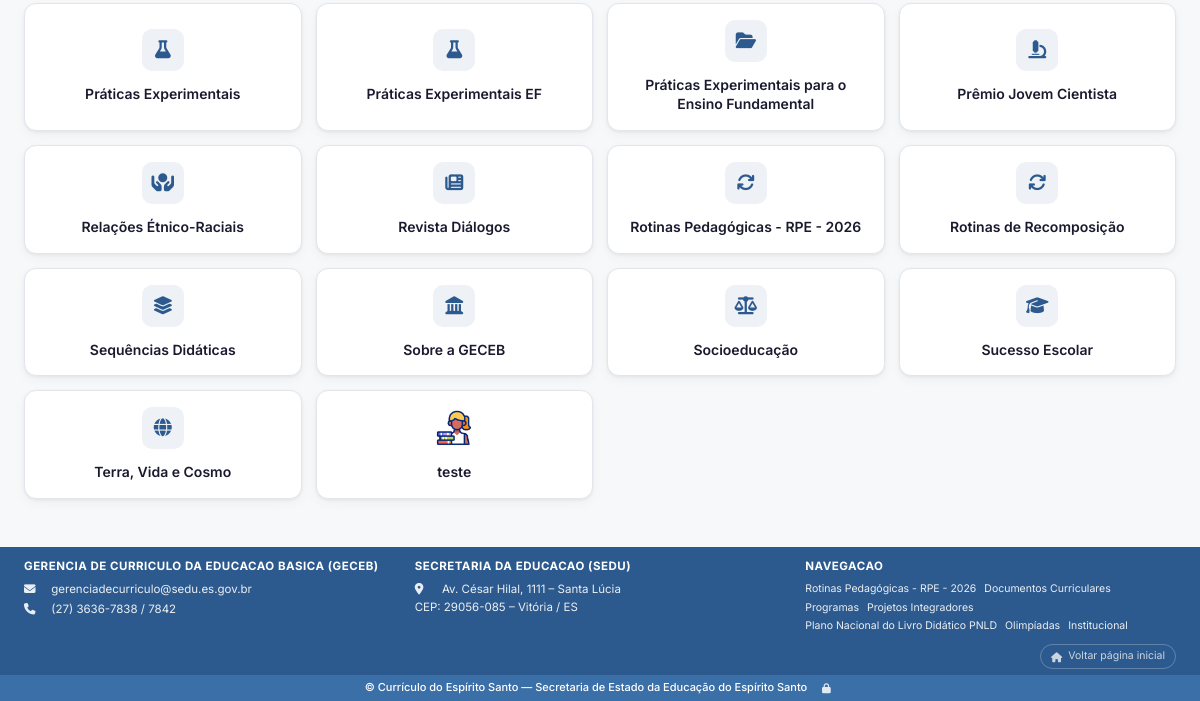
/categoria/documentos-curriculares/ (lower part), run on an earlier commit of the app's database.
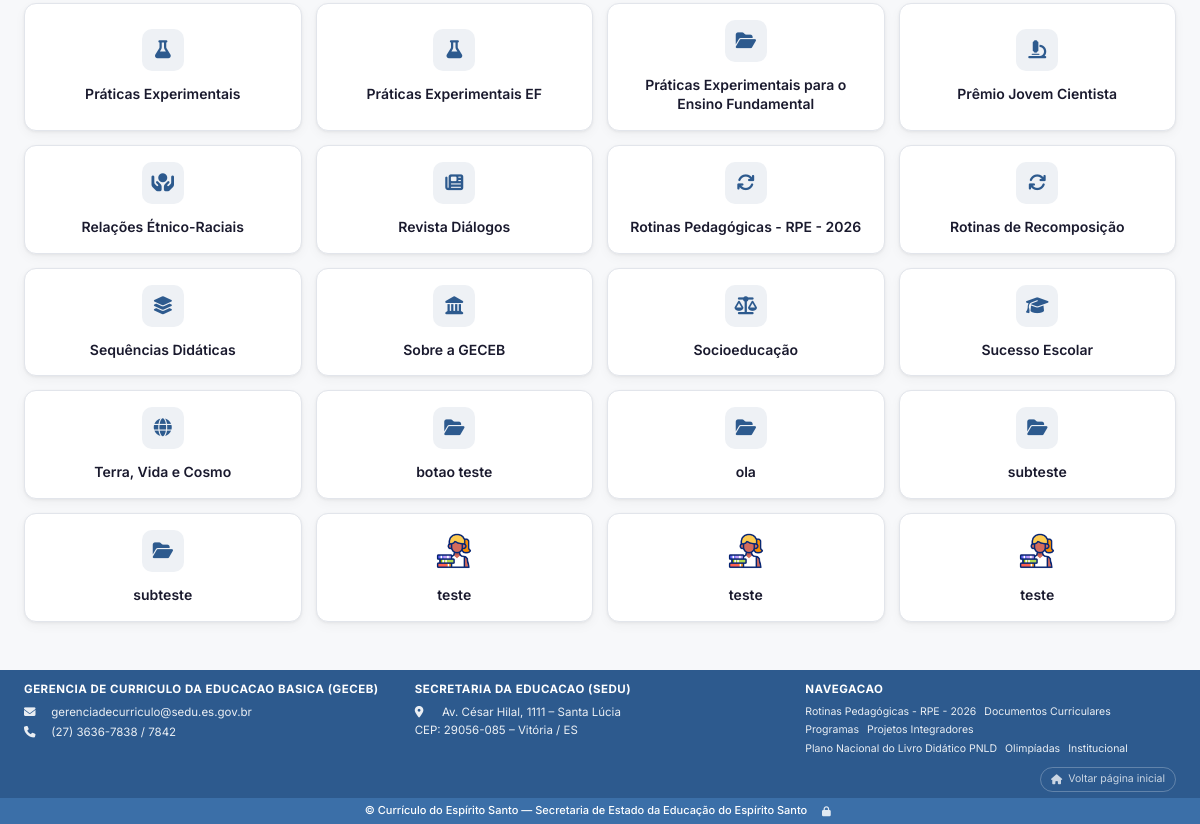
And on a later commit of the database.
### conteudo/models.py (models this page shows, shortened)
class Categoria(models.Model):
    nome = models.CharField('Nome', max_length=200)
    slug = models.SlugField('URL amigável', max_length=200, unique=True, blank=True)
    descricao = models.TextField('Descrição', blank=True)
    icone = models.CharField(
        'Ícone', max_length=50, blank=True,
        help_text='Nome do ícone (ex: fas fa-book, fas fa-trophy)'
    )
    icone_imagem = models.FileField(
        'Ícone personalizado (imagem)', upload_to='icones_categoria/', blank=True, null=True,
        help_text='Envie uma imagem para usar como ícone deste botão, no lugar do ícone '
                  'automático/Font Awesome. Aceita qualquer formato (PNG, JPG, SVG, ICO, '
                  'WEBP...). Use uma imagem com fundo transparente para não prejudicar a '
                  'estética do botão. A imagem é ajustada automaticamente ao espaço do '
                  'ícone (sem cortar) tanto no botão principal quanto em subbotões. Se '
                  'preenchido, tem prioridade sobre o ícone escolhido.'
    )
    imagem = models.ImageField('Imagem de capa', upload_to='categorias/', blank=True, null=True)
    ordem = models.PositiveIntegerField('Ordem no menu', default=0)
    ativa = models.BooleanField('Ativa', default=True)
    categoria_pai = models.ForeignKey(
        'self', on_delete=models.CASCADE, null=True, blank=True,
        related_name='subcategorias', verbose_name='Categoria pai'
    )
    mostrar_menu_superior = models.BooleanField(
        'Aparecer na barra superior do site', default=False,
        help_text='Se marcado, o botão aparece na barra azul do topo da página '
                  'inicial e na lista "Navegação" do rodapé. Se desmarcado, some '
                  'dessas duas barras (mas a página da categoria continua existindo). '
                  'Vale apenas para botões do nível principal.'
    )
    mostrar_navegue_area = models.BooleanField(
        'Aparecer no "Navegue por área"', default=False,
        help_text='Se marcado, o botão aparece na seção "Navegue por área" da '
                  'página inicial. Se desmarcado, não aparece lá. '
                  'Vale apenas para botões do nível principal.'
    )
    mostrar_area_central = models.BooleanField(
        'Aparecer na área central (ao lado do Currículo Atual)', default=False,
        help_text='Se marcado, o botão aparece centralizado na página inicial, '
                  'ao lado do botão "Currículo Atual". Independente da barra '
                  'superior — pode marcar um, outro, os dois ou nenhum. A ordem '
                  'de exibição usa o mesmo campo "Ordem no menu". '
                  'Vale apenas para botões do nível principal.'
    )
    url_externa = models.URLField(
        'URL / Link de acesso externo', max_length=500, blank=True,
        help_text='Opcional. Se preenchido, ao clicar neste botão o visitante '
                  'será direcionado para este endereço externo em vez de abrir '
                  'a página interna da categoria.'
    )
    mostrar_conteudos_recentes = models.BooleanField(
        'Aparecer em Conteúdos Recentes', default=False,
        help_text='Se marcado, os conteúdos desta categoria poderão aparecer '
                  'automaticamente na área "Conteúdos Recentes" da página inicial.'
    )
    class Meta:
        verbose_name = 'Categoria'
        verbose_name_plural = 'Categorias'
        ordering = ['ordem', 'nome']
    @property
    def icone_display(self):
        if self.icone:
            return self.icone
        return icone_por_texto(self.nome, fallback='fas fa-folder-open')
    @property
    def link_externo(self):
        url = (self.url_externa or '').strip()
        if not url:
            return ''
        if '://' in url or url.startswith(('mailto:', 'tel:', '//', '#', '/')):
            return url
        return 'https://' + url

class ConfiguracaoSite(models.Model):
    nome_site = models.CharField('Nome do site', max_length=200, default='Currículo do Espírito Santo')
    descricao = models.TextField('Descrição', default='Currículo da Educação Básica do Espírito Santo')
    home_titulo = models.CharField(
        'Título da página inicial', max_length=200,
        default='Currículo do Espírito Santo'
    )
    home_texto = models.TextField(
        'Texto da página inicial', blank=True,
        default='<p>Referencial curricular da Educação Básica, elaborado em regime de colaboração entre Estado e municípios.</p>'
    )
    email_contato = models.EmailField('E-mail de contato', default='gerenciadecurriculo@sedu.es.gov.br')
    telefone = models.CharField('Telefone', max_length=50, default='(27) 3636-7838 / 7842')
    endereco = models.TextField(
        'Endereço',
        default='Av. César Hilal, 1111 – Santa Lúcia\nCEP: 29056-085 – Vitória / ES'
    )
    logo = models.ImageField('Logo', upload_to='config/', blank=True, null=True)
    favicon = models.ImageField('Favicon', upload_to='config/', blank=True, null=True)
    rodape_col1_titulo = models.CharField('Rodape: titulo coluna 1', max_length=200, blank=True, default='GERENCIA DE CURRICULO DA EDUCACAO BASICA (GECEB)')
    rodape_col1_html = models.TextField('Rodape: conteudo coluna 1 (HTML)', blank=True)
    rodape_col2_titulo = models.CharField('Rodape: titulo coluna 2', max_length=200, blank=True, default='SECRETARIA DA EDUCACAO (SEDU)')
    rodape_col2_html = models.TextField('Rodape: conteudo coluna 2 (HTML)', blank=True)
    rodape_col3_titulo = models.CharField('Rodape: titulo coluna 3', max_length=200, blank=True, default='Navegacao')
    rodape_col3_html = models.TextField('Rodape: conteudo coluna 3 (HTML)', blank=True, help_text='Se vazio, exibe links automaticos das categorias do menu.')
    rodape_copyright = models.CharField('Rodape: texto copyright', max_length=300, blank=True)
    rodape_imagem = models.ImageField('Rodape: imagem/logo', upload_to='config/', blank=True, null=True)
    class Meta:
        verbose_name = 'Configuração do site'
        verbose_name_plural = 'Configuração do site'
    @classmethod
    def get_config(cls):
        config, _ = cls.objects.get_or_create(pk=1)
        return config

### conteudo/views.py (the view, shortened to what this page needs)
# urls.py: path('categoria/<slug:slug>/', views.categoria_detalhe, name='categoria'),
def categoria_detalhe(request, slug):
    categoria = get_object_or_404(Categoria, slug=slug, ativa=True)
    subcategorias = categoria.subcategorias.filter(ativa=True).order_by('nome')
    if slug == SLUG_INDICE_GERAL:
        botoes = Categoria.objects.filter(
            ativa=True, categoria_pai__isnull=False
        ).order_by('nome')
        banners_cat = Banner.objects.filter(ativo=True, categoria=categoria)
        return render(request, 'categoria.html', {
            'categoria': categoria,
            'botoes': botoes,
            'pagina_indice': True,
            'banners': banners_cat,
        })

### conteudo/context_processors.py (called while the page is built)
def site_config(request):
    return {
        'config': ConfiguracaoSite.get_config(),
        'menu_categorias': Categoria.objects.filter(
            ativa=True, categoria_pai__isnull=True, mostrar_menu_superior=True
        ),
    }

### conteudo/models.py (called while the page is built)
def icone_por_texto(texto, fallback='fas fa-file-lines'):
    texto = (texto or '').lower()
    for palavras, icone in ICONES_CRIATIVOS:
        if any(p in texto for p in palavras):
            return icone
    return fallback

### inteligencia/ua_parser.py (called while the page is built, shortened)
def detectar_dispositivo(ua):
    if not ua:
        return 'desktop'

def detectar_navegador(ua):
    if not ua:
        return 'Outro'

### templates/categoria.html (shortened to what this page needs)
{% extends 'base.html' %}
{% block content %}
<section class="section">
    <div class="container">
    {% if pagina_indice %}
        <div class="topic-grid">
            {% for botao in botoes %}
            <a href="{% if botao.link_externo %}{{ botao.link_externo }}{% else %}{% url 'conteudo:categoria' botao.slug %}{% endif %}"
               class="topic-btn{% if botao.estilo.pulsante %} btn-pulse{% endif %}{% if botao.estilo.classe_tamanho %} {{ botao.estilo.classe_tamanho }}{% endif %}"
               title="{{ botao.nome }}">
                <span class="topic-icon{% if botao.icone_imagem %} sem-fundo{% endif %}">
                    {% if botao.icone_imagem %}<img src="{{ botao.icone_imagem.url }}" alt="" class="icone-personalizado">
                    {% else %}<i class="{{ botao.icone_display }}"></i>{% endif %}
                </span>
                <span class="topic-label">{{ botao.nome }}</span>
            </a>
            {% endfor %}
        </div>
    {% endif %}
    </div>
</section>
{% endblock %}

### templates/base.html (shortened to what this page needs)
{% load static %}
<!DOCTYPE html>
<html lang="pt-BR">
<head>
    <link rel="stylesheet" href="https://cdnjs.cloudflare.com/ajax/libs/font-awesome/6.5.1/css/all.min.css">
    <link rel="stylesheet" href="{% static 'css/style.css' %}?v=20260717-1">
</head>
<body>
<main class="main">
    {% block content %}{% endblock %}
</main>
<footer class="footer">
    <div class="container footer-inner">
        <div class="footer-info">
            <h3>{{ config.rodape_col1_titulo|default:"GERÊNCIA DE CURRÍCULO DA EDUCAÇÃO BÁSICA (GECEB)" }}</h3>
            {% if config.rodape_col1_html %}{{ config.rodape_col1_html|safe }}{% else %}
            <p><i class="fas fa-envelope"></i> {{ config.email_contato }}</p>
            <p><i class="fas fa-phone"></i> {{ config.telefone }}</p>
            {% endif %}
        </div>
        <div class="footer-info">
            <h3>{{ config.rodape_col2_titulo|default:"SECRETARIA DA EDUCAÇÃO (SEDU)" }}</h3>
            {% if config.rodape_col2_html %}{{ config.rodape_col2_html|safe }}{% else %}
            <p><i class="fas fa-map-marker-alt"></i> {{ config.endereco|linebreaksbr }}</p>
            {% endif %}
        </div>
        <div class="footer-links">
            <h3>{{ config.rodape_col3_titulo|default:"Navegação" }}</h3>
            {% if config.rodape_col3_html %}{{ config.rodape_col3_html|safe }}{% else %}
            {% for cat in menu_categorias %}
            <a href="{% url 'conteudo:categoria' cat.slug %}">{{ cat.nome }}</a>
            {% endfor %}
            {% endif %}
        </div>
    </div>
    <div class="container footer-voltar-wrap">
        <a href="{% url 'conteudo:home' %}"
           class="footer-voltar-inicio{% if request.path != '/' %} pulse{% endif %}"
           title="Voltar à página inicial">
            <i class="fas fa-house"></i> Voltar página inicial
        </a>
    </div>
    <div class="footer-bottom">
        <div class="container footer-bottom-inner">
            <p>{% if config.rodape_copyright %}{{ config.rodape_copyright }}{% else %}&copy; {{ config.nome_site }} — Secretaria de Estado da Educação do Espírito Santo{% endif %}</p>
            <a href="/admin/" class="admin-access-btn" title="Área administrativa">
                <i class="fas fa-lock"></i>
            </a>
        </div>
    </div>
</footer>
</body>
</html>

### static/css/style.css (style rules this page uses)
:root { --primary: #2d5a8e; --primary-light: #2d5a8e; --primary-dark: #0f1f33; --accent: #e8593c; --accent-light: #ff7a5c; --success: #10b981; --warning: #f59e0b; --bg: #f7f8fa; --bg-alt: #eef1f5; --surface: #ffffff; --text: #1a1a2e; --text-secondary: #5a5f7a; --text-muted: #9ca3af; --border: #e2e5eb; --radius: 12px; --radius-sm: 8px; --shadow: 0 1px 3px rgba(0,0,0,0.06), 0 4px 12px rgba(0,0,0,0.04); --shadow-lg: 0 4px 20px rgba(0,0,0,0.08); --transition: 0.2s ease; }
*, *::before, *::after { box-sizing: border-box; margin: 0; padding: 0; }
body { font-family: 'Inter', -apple-system, BlinkMacSystemFont, sans-serif; color: var(--text); background: var(--bg); line-height: 1.6; -webkit-font-smoothing: antialiased; display: flex; flex-direction: column; min-height: 100vh; }
.main { flex: 1; }
img { max-width: 100%; height: auto; display: block; }
.container { max-width: 1200px; margin: 0 auto; padding: 0 24px; }
.section { padding: 48px 0; }
.topic-grid { display: grid; grid-template-columns: repeat(auto-fill, minmax(260px, 1fr)); gap: 14px; margin-top: 8px; }
.footer { background: var(--primary); color: #ffffff; padding: 20px 0 0; }
.footer-inner { display: grid; grid-template-columns: 1fr 1fr 1fr; gap: 16px 24px; padding-bottom: 16px; }
.footer-info h3, .footer-links h3 { font-size: 13px; font-weight: 700; text-transform: uppercase; letter-spacing: 0.5px; margin-bottom: 8px; opacity: 1; color: #ffffff; }
.footer-info p { font-size: 13px; opacity: 0.9; margin-bottom: 4px; color: #ffffff; }
.footer-info i { margin-right: 8px; width: 16px; }
.footer-links { display: flex; flex-wrap: wrap; align-items: flex-start; align-content: flex-start; gap: 0 2px; }
.footer-links h3 { flex-basis: 100%; }
.footer-links a { font-size: 11px; opacity: 0.9; color: #ffffff; padding: 1px 6px 1px 0; white-space: nowrap; transition: opacity var(--transition); }
.footer-bottom { background: #3b6fa8; border-top: none; padding: 4px 0; font-size: 11px; color: #ffffff; opacity: 1; }
.footer-bottom-inner { display: flex; align-items: center; justify-content: center; gap: 10px; line-height: 1.2; white-space: nowrap; flex-wrap: nowrap; }
.footer-bottom-inner p { margin: 0; color: #ffffff; font-weight: 500; }
.admin-access-btn { display: inline-flex; align-items: center; justify-content: center; width: 18px; height: 18px; border-radius: 50%; color: rgba(255,255,255,0.85); font-size: 10px; transition: color 0.2s; text-decoration: none; flex-shrink: 0; }
.icone-personalizado { width: 100%; height: 100%; max-width: 100%; max-height: 100%; object-fit: contain; padding: 14%; box-sizing: border-box; }
.category-icon.sem-fundo, .topic-icon.sem-fundo { background: none; overflow: hidden; }
.category-icon.sem-fundo .icone-personalizado, .topic-icon.sem-fundo .icone-personalizado { object-fit: cover; padding: 0; }
.footer-voltar-wrap { display: flex; justify-content: flex-end; padding-bottom: 12px; }
.footer-voltar-inicio { display: inline-flex; align-items: center; gap: 6px; padding: 4px 11px; font-size: 11px; color: rgba(255, 255, 255, 0.75); border: 1px solid rgba(255, 255, 255, 0.25); border-radius: 999px; white-space: nowrap; }
.footer-voltar-inicio i { font-size: 10px; }
.footer-voltar-inicio.pulse { animation: voltarPulse 2s ease-out infinite; }
.footer { padding: 10px 0 0; }
.footer-inner { gap: 8px 20px; padding-bottom: 8px; }
.footer-info h3, .footer-links h3 { font-size: 11.5px; margin-bottom: 4px; }
.footer-info p { font-size: 11.5px; margin-bottom: 2px; }
.footer-links a { font-size: 10.5px; }
.footer-voltar-wrap { padding-bottom: 6px; }
.footer-voltar-inicio { padding: 3px 10px; font-size: 10.5px; }

What changed in the data, as far as the page shows it:
added Categoria: nome "botao teste"
added Categoria: nome "ola"
added Categoria: nome "subteste"
added Categoria: nome "subteste"
added Categoria: icone_imagem (picture), nome "teste"
added Categoria: icone_imagem (picture), nome "teste"
